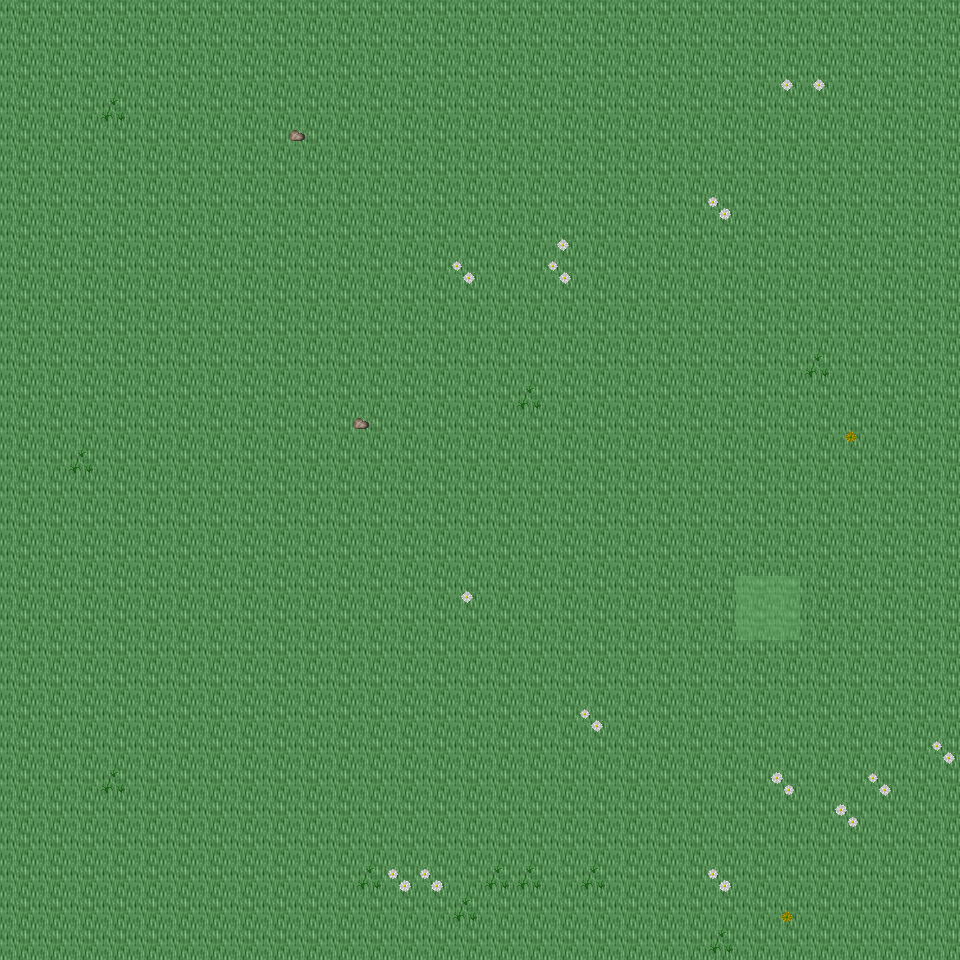

A 2D game scene composited from a Tiled map and its tileset images. What follows is a short description and the map's XML, with each tile layer's data collapsed to a summary:
An orthogonal 30x30 tile map with 32x32 px tiles, 6 tile layers (Ground, Object, Object2, Above, ...), 21 tilesets and 3 objects (3x mapExit).

<map version="1.0" orientation="orthogonal" renderorder="right-down" width="30" height="30" tilewidth="32" tileheight="32" nextobjectid="4">
  <tileset firstgid="1" name="tileset_ground_ground" tilewidth="32" tileheight="32" tilecount="33" columns="3">
    <image source="../drawable/tileset_ground_ground.png" width="96" height="352" />
  </tileset>
  <tileset firstgid="34" name="tileset_ground_ridge_earth_dark" tilewidth="32" tileheight="32" tilecount="96" columns="12">
    <image source="../drawable/tileset_ground_ridge_earth_dark.png" width="384" height="256" />
  </tileset>
  <tileset firstgid="130" name="tileset_ground_rock_pebbles" tilewidth="32" tileheight="32" tilecount="3" columns="1">
    <image source="../drawable/tileset_ground_rock_pebbles.png" width="32" height="96" />
  </tileset>
  <tileset firstgid="133" name="tileset_plant_grasses" tilewidth="32" tileheight="32" tilecount="6" columns="3">
    <image source="../drawable/tileset_plant_grasses.png" width="96" height="64" />
  </tileset>
  <tileset firstgid="139" name="tileset_ground_grass_corners" tilewidth="32" tileheight="32" tilecount="24" columns="6">
    <image source="../drawable/tileset_ground_grass_corners.png" width="192" height="128" />
  </tileset>
  <tileset firstgid="163" name="tileset_ground_grass_edges" tilewidth="32" tileheight="32" tilecount="36" columns="12">
    <image source="../drawable/tileset_ground_grass_edges.png" width="384" height="96" />
  </tileset>
  <tileset firstgid="199" name="tileset_plant_flower_daisy_white" tilewidth="32" tileheight="32" tilecount="8" columns="2">
    <image source="../drawable/tileset_plant_flower_daisy_white.png" width="64" height="128" />
  </tileset>
  <tileset firstgid="207" name="tileset_plant_flower_daisy_yellow" tilewidth="32" tileheight="32" tilecount="8" columns="2">
    <image source="../drawable/tileset_plant_flower_daisy_yellow.png" width="64" height="128" />
  </tileset>
  <tileset firstgid="215" name="tileset_plant_stump_stump_green" tilewidth="32" tileheight="32" tilecount="4" columns="2">
    <image source="../drawable/tileset_plant_stump_stump_green.png" width="64" height="64" />
  </tileset>
  <tileset firstgid="219" name="tileset_plant_tree_tree_darkgreen" tilewidth="32" tileheight="32" tilecount="88" columns="8">
    <image source="../drawable/tileset_plant_tree_tree_darkgreen.png" width="256" height="352" />
  </tileset>
  <tileset firstgid="307" name="tileset_logic_creature_animal" tilewidth="32" tileheight="32" tilecount="32" columns="8">
    <image source="../drawable/tileset_logic_creature_animal.png" width="256" height="128" />
  </tileset>
  <tileset firstgid="339" name="tileset_logic_item_resources" tilewidth="32" tileheight="32" tilecount="6" columns="6">
    <image source="../drawable/tileset_logic_item_resources.png" width="192" height="32" />
  </tileset>
  <tileset firstgid="345" name="tileset_logic_item_mushroom" tilewidth="32" tileheight="32" tilecount="6" columns="6">
    <image source="../drawable/tileset_logic_item_mushroom.png" width="192" height="32" />
  </tileset>
  <tileset firstgid="351" name="tileset_logic_collision" tilewidth="32" tileheight="32" tilecount="1" columns="1">
    <image source="../drawable/tileset_logic_collision.png" width="32" height="32" />
  </tileset>
  <tileset firstgid="352" name="tileset_plant_tree_dead_tree_5" tilewidth="32" tileheight="32" tilecount="20" columns="4">
    <image source="../drawable/tileset_plant_tree_dead_tree_5.png" width="128" height="160" />
  </tileset>
  <tileset firstgid="372" name="tileset_plant_tree_dead_tree_6" tilewidth="32" tileheight="32" tilecount="20" columns="4">
    <image source="../drawable/tileset_plant_tree_dead_tree_6.png" width="128" height="160" />
  </tileset>
  <tileset firstgid="392" name="tileset_plant_tree_dead_tree_7" tilewidth="32" tileheight="32" tilecount="20" columns="4">
    <image source="../drawable/tileset_plant_tree_dead_tree_7.png" width="128" height="160" />
  </tileset>
  <tileset firstgid="412" name="tileset_plant_bush_large_dead" tilewidth="32" tileheight="32" tilecount="2" columns="1">
    <image source="../drawable/tileset_plant_bush_large_dead.png" width="32" height="64" />
  </tileset>
  <tileset firstgid="414" name="tileset_plant_bush_large_wide_dead" tilewidth="32" tileheight="32" tilecount="4" columns="2">
    <image source="../drawable/tileset_plant_bush_large_wide_dead.png" width="64" height="64" />
  </tileset>
  <tileset firstgid="418" name="tileset_logic_creature_reptile" tilewidth="32" tileheight="32" tilecount="7" columns="7">
    <image source="../drawable/tileset_logic_creature_reptile.png" width="224" height="32" />
  </tileset>
  <tileset firstgid="425" name="tileset_logic_item_herb" tilewidth="32" tileheight="32" tilecount="5" columns="5">
    <image source="../drawable/tileset_logic_item_herb.png" width="160" height="32" />
  </tileset>
  <layer name="Ground" width="30" height="30">
    <data>[900 cells, 900 non-empty, 1 distinct tile ids]</data>
  </layer>
  <layer name="Object" width="30" height="30">
    <data>[900 cells, 34 non-empty, 11 distinct tile ids]</data>
  </layer>
  <layer name="Object2" width="30" height="30">
    <data>[900 cells, 0 non-empty, 0 distinct tile ids]</data>
  </layer>
  <layer name="Above" width="30" height="30">
    <data>[900 cells, 0 non-empty, 0 distinct tile ids]</data>
  </layer>
  <layer name="Above2" width="30" height="30">
    <data>[900 cells, 0 non-empty, 0 distinct tile ids]</data>
  </layer>
  <layer name="Walkable" width="30" height="30">
    <data>[900 cells, 4 non-empty, 1 distinct tile ids]</data>
  </layer>
  <objectgroup name="MapEvents">
    <object id="1" name="north" type="mapExit" x="0" y="0" width="960" height="32">
      <properties>
        <property name="map" value="level_0_x102_y61" />
        <property name="x" value="0" />
        <property name="y" value="28" />
      </properties>
    </object>
    <object id="2" name="south" type="mapExit" x="0" y="928" width="960" height="32">
      <properties>
        <property name="map" value="level_0_x102_y63" />
        <property name="x" value="0" />
        <property name="y" value="1" />
      </properties>
    </object>
    <object id="3" name="east" type="mapExit" x="928" y="0" width="32" height="960">
      <properties>
        <property name="map" value="level_0_x103_y62" />
        <property name="x" value="1" />
        <property name="y" value="0" />
      </properties>
    </object>
  </objectgroup>
</map>
